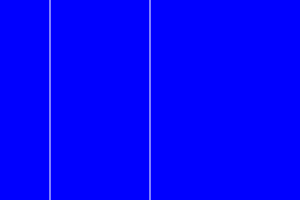
Frame 1 (no input)
Frame 60 (no input): identical to frame 1, image omitted
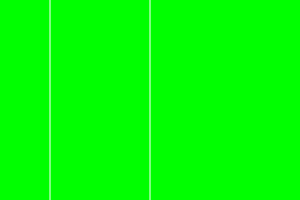
Frame 120 (the mouse pressed at the canvas centre since frame 60)

The p5.js sketch that drew these frames (run headless with seeded random() and noise() and a simulated clock; from frame 60 on, the mouse is pressed at the canvas centre):

// p5.js sketch
// ── sketch.js

function setup() {
  createCanvas(300, 200);
}

function draw() {
  
  // Only one of these can be executed
  // the first one that is true
  if (mouseX > 150) {
    background(255,0,0);
  } else if (mouseX > 50) {
    background(0,255,0);
  } else {
    background(0,0,255);
  }

  stroke(255);
  line(50,0,50,height);
  line(150,0,150,height);
}
